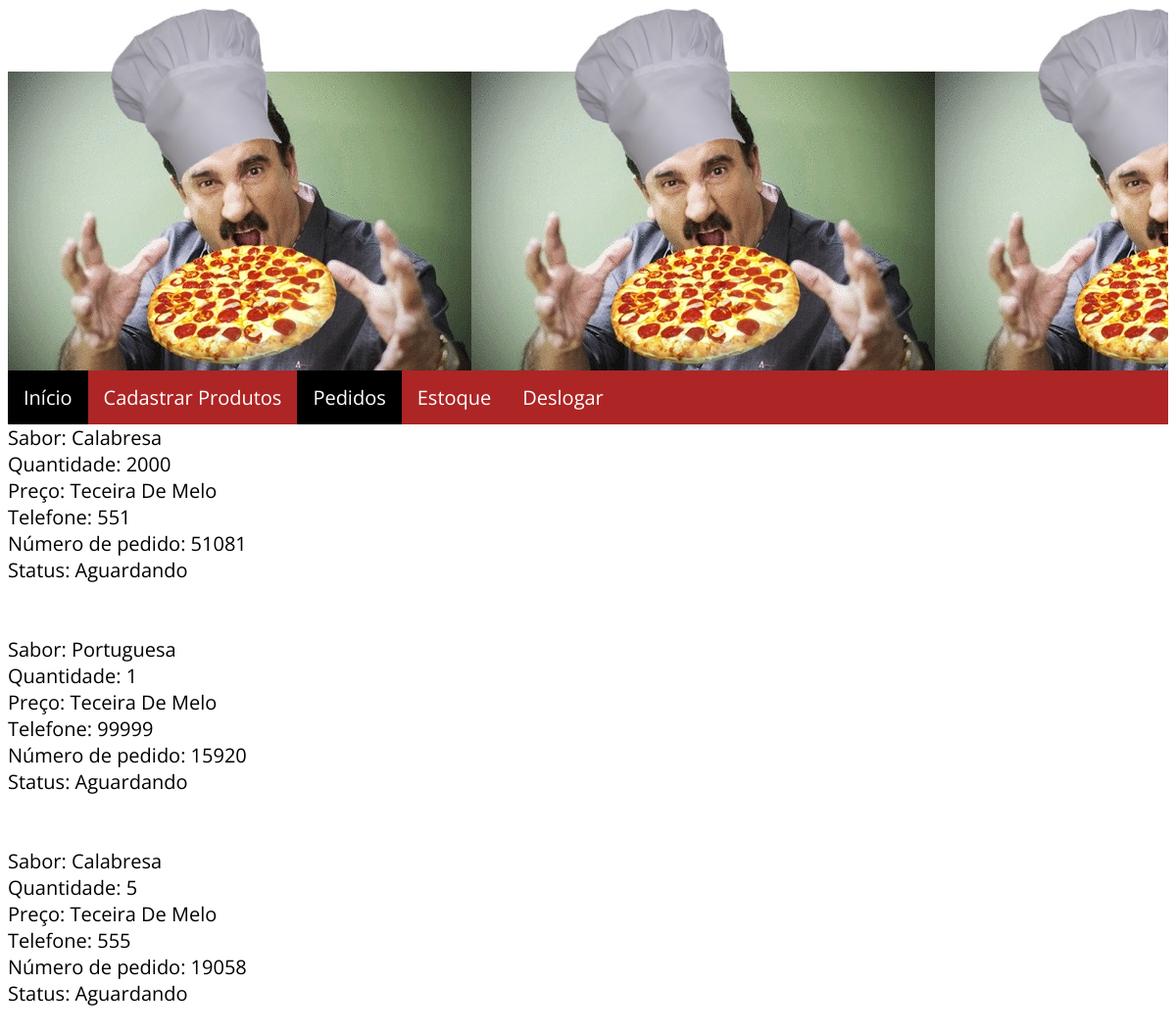
Page /funcionario/pedidosfn/ (signed in) on the committed database.
### area_cliente/models.py (models this page shows)
class Cadastropedido(models.Model):
    sabor = models.CharField(max_length=200)
    quantidade = models.IntegerField(default=1)
    endereco = models.CharField(max_length=200)
    telefone = models.IntegerField()
    numerodepedido = models.IntegerField(default=9999999, unique=True)
    status = models.CharField(max_length=200,default="Aguardando")

### area_funcionario/views.py (the view)
@login_required(login_url='/loginerro')
def Pedidos(request):
	lista_pedidos = Cadastropedido.objects.all()
	return render(request,'funci/mpedido.html',{'ped':lista_pedidos})

### templates/funci/mpedido.html (shortened to what this page needs)
<!DOCTYPE html>
<html>
  <head>
	{% load static %}
	<link rel="stylesheet" href= "{% static 'custom.css' %}"
    <meta charset="UTF-8">
  </head>
	<body>
	<div id="geral">
		<div id="topo"></div>
<ul>
  <li><a class="active" href="/funcionario/inicio/">Início</a></li>
  <li><a href="/funcionario/cadastroprodutos/">Cadastrar Produtos</a></li>
  <li><a class="active" href="/funcionario/pedidosfn/">Pedidos</a></li>
  <li><a href="/funcionario/produtos/">Estoque</a></li>
  <li><a href="{% url 'lgt' %}">Deslogar</a></li>
</ul>
{% if ped %}
 {% for itens in ped %}
	Sabor: {{  itens.sabor  }}</br>
	Quantidade: {{  itens.quantidade  }}</br>
	Preço: {{  itens.endereco  }}</br>
	Telefone: {{  itens.telefone  }}</br>
	Número de pedido: {{  itens.numerodepedido  }}</br>
	Status: {{  itens.status  }}</br>
	<br></br>
 {% endfor %}
{% else %}
    Nem um valor
{% endif %}
</div>
	</body>
</html>

### static/custom.css (style rules this page uses)
#geral { font-family: 'Open Sans', sans-serif; font-size: 20px; }
#topo { background-image: url("imagens/ratinhotopo.jpg"); width: auto; height: 370px; background-repeat: repeat; }
ul { list-style-type: none; margin: 0; padding: 0; overflow: hidden; background-color: #ad2525; }
li { float: left; }
li a { display: block; color: white; text-align: center; padding: 14px 16px; text-decoration: none; }
.active { background-color:black; }

### rows in the picture
Cadastropedido: sabor "Calabresa", quantidade "2000", endereco "Teceira De Melo", telefone "551", numerodepedido "51081", status "Aguardando"
Cadastropedido: sabor "Portuguesa", quantidade "1", endereco "Teceira De Melo", telefone "99999", numerodepedido "15920", status "Aguardando"
Cadastropedido: sabor "Calabresa", quantidade "5", endereco "Teceira De Melo", telefone "555", numerodepedido "19058", status "Aguardando"
